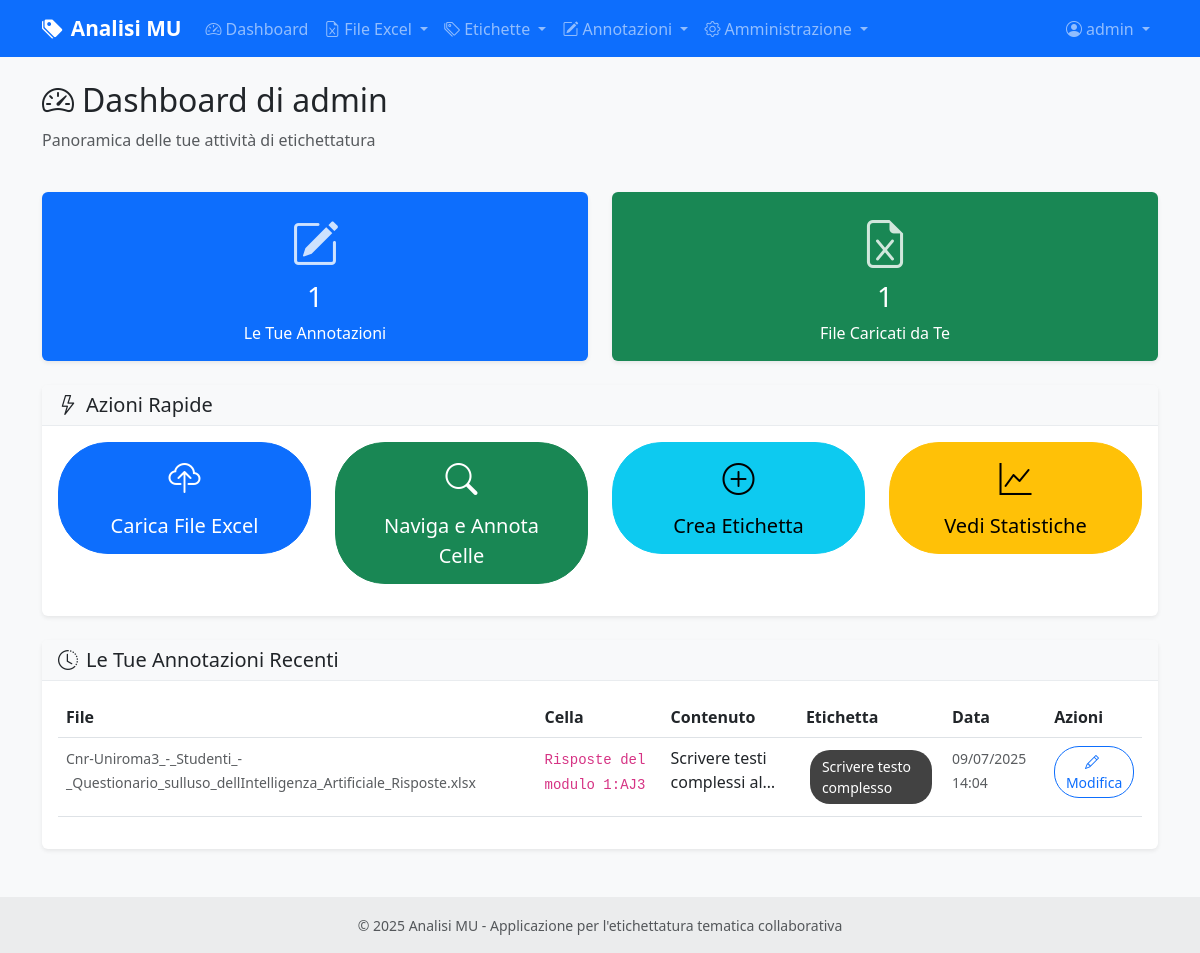
The page /dashboard (signed in) on the database its author committed.
### models.py (models this page shows, shortened)
class User(UserMixin, db.Model):
    id = db.Column(db.Integer, primary_key=True)
    username = db.Column(db.String(80), unique=True, nullable=False)
    email = db.Column(db.String(120), unique=True, nullable=False)
    password_hash = db.Column(db.String(255), nullable=False)
    role = db.Column(db.String(20), default='annotatore')  # 'amministratore' o 'annotatore'
    is_active = db.Column(db.Boolean, default=True)
    last_login = db.Column(db.DateTime)
    created_at = db.Column(db.DateTime, default=datetime.utcnow)
    updated_at = db.Column(db.DateTime, default=datetime.utcnow, onupdate=datetime.utcnow)
    annotations = db.relationship('CellAnnotation', foreign_keys='CellAnnotation.user_id', backref='user', lazy=True, cascade='all, delete-orphan')
    def can_manage_users(self):
        return self.role == 'amministratore'

class CellAnnotation(db.Model):
    id = db.Column(db.Integer, primary_key=True)
    text_cell_id = db.Column(db.Integer, db.ForeignKey('text_cell.id'), nullable=False)
    label_id = db.Column(db.Integer, db.ForeignKey('label.id'), nullable=False)
    user_id = db.Column(db.Integer, db.ForeignKey('user.id'), nullable=False)
    created_at = db.Column(db.DateTime, default=datetime.utcnow)
    updated_at = db.Column(db.DateTime, default=datetime.utcnow, onupdate=datetime.utcnow)
    is_ai_generated = db.Column(db.Boolean, default=False)
    ai_confidence = db.Column(db.Float)  # Confidence score 0-1
    ai_model = db.Column(db.String(100))  # Modello AI utilizzato
    ai_provider = db.Column(db.String(20))  # Provider AI (ollama/openrouter)
    status = db.Column(db.String(20), default='active')  # active, pending_review, rejected
    reviewed_by = db.Column(db.Integer, db.ForeignKey('user.id'))  # Chi ha approvato/rifiutato
    reviewed_at = db.Column(db.DateTime)
    text_cell = db.relationship('TextCell', backref='annotations')
    reviewer = db.relationship('User', foreign_keys=[reviewed_by])

class ExcelFile(db.Model):
    id = db.Column(db.Integer, primary_key=True)
    filename = db.Column(db.String(255), nullable=False)
    original_filename = db.Column(db.String(255), nullable=False)
    file_path = db.Column(db.String(500), nullable=False)
    uploaded_by = db.Column(db.Integer, db.ForeignKey('user.id'), nullable=False)
    uploaded_at = db.Column(db.DateTime, default=datetime.utcnow)
    uploader = db.relationship('User', backref='uploaded_files')
    text_cells = db.relationship('TextCell', backref='excel_file', lazy=True, cascade='all, delete-orphan')

class TextCell(db.Model):
    id = db.Column(db.Integer, primary_key=True)
    excel_file_id = db.Column(db.Integer, db.ForeignKey('excel_file.id'), nullable=False)
    sheet_name = db.Column(db.String(100), nullable=False)
    row_index = db.Column(db.Integer, nullable=False)
    column_index = db.Column(db.Integer, nullable=False)
    column_name = db.Column(db.String(100))
    text_content = db.Column(db.Text, nullable=False)
    created_at = db.Column(db.DateTime, default=datetime.utcnow)
    @property
    def cell_reference(self):
        from openpyxl.utils import get_column_letter
        return f"{get_column_letter(self.column_index + 1)}{self.row_index + 1}"

class Label(db.Model):
    id = db.Column(db.Integer, primary_key=True)
    name = db.Column(db.String(100), nullable=False, unique=True)
    description = db.Column(db.Text)
    category_id = db.Column(db.Integer, db.ForeignKey('category.id'), nullable=True)
    category = db.Column(db.String(50))  # Manteniamo per compatibilità, sarà deprecato
    color = db.Column(db.String(7), default='#007bff')  # Colore HEX
    created_at = db.Column(db.DateTime, default=datetime.utcnow)
    updated_at = db.Column(db.DateTime, default=datetime.utcnow, onupdate=datetime.utcnow)
    annotations = db.relationship('CellAnnotation', backref='label', lazy=True, cascade='all, delete-orphan')
    category_obj = db.relationship('Category', foreign_keys=[category_id], back_populates='labels')

### routes/main.py (the view)
@main_bp.route('/dashboard')
@login_required
def dashboard():
    user_stats = {
        'my_annotations': CellAnnotation.query.filter_by(user_id=current_user.id).count(),
        'my_files': ExcelFile.query.filter_by(uploaded_by=current_user.id).count(),
    }
    recent_annotations = db.session.query(CellAnnotation, TextCell, Label)\
        .join(TextCell)\
        .join(Label)\
        .filter(CellAnnotation.user_id == current_user.id)\
        .order_by(CellAnnotation.created_at.desc())\
        .limit(10)\
        .all()
    return render_template('main/dashboard.html',
                         user_stats=user_stats,
                         recent_annotations=recent_annotations)

### templates/main/dashboard.html (shortened to what this page needs)
{% extends "base.html" %}
{% block content %}
<div class="row mb-4">
    <div class="col-12">
        <h2>
            <i class="bi bi-speedometer2 me-2"></i>Dashboard di {{ current_user.username }}
        </h2>
        <p class="text-muted">Panoramica delle tue attività di etichettatura</p>
    </div>
</div>
<div class="row mb-4">
    <div class="col-md-6">
        <div class="card bg-primary text-white stat-card">
            <div class="card-body text-center">
                <i class="bi bi-pencil-square stat-icon mb-3"></i>
                <h3 class="card-title">{{ user_stats.my_annotations }}</h3>
                <p class="card-text">Le Tue Annotazioni</p>
            </div>
        </div>
    </div>
    <div class="col-md-6">
        <div class="card bg-success text-white stat-card">
            <div class="card-body text-center">
                <i class="bi bi-file-earmark-excel stat-icon mb-3"></i>
                <h3 class="card-title">{{ user_stats.my_files }}</h3>
                <p class="card-text">File Caricati da Te</p>
            </div>
        </div>
    </div>
</div>
<div class="row mb-4">
    <div class="col-12">
        <div class="card">
            <div class="card-header">
                <h5 class="mb-0">
                    <i class="bi bi-lightning me-2"></i>Azioni Rapide
                </h5>
            </div>
            <div class="card-body">
                <div class="row">
                    <div class="col-md-3">
                        <a href="{{ url_for('excel.upload') }}" class="btn btn-primary btn-lg w-100 mb-3">
                            <i class="bi bi-cloud-upload d-block mb-2" style="font-size: 2rem;"></i>
                            Carica File Excel
                        </a>
                    </div>
                    <div class="col-md-3">
                        <a href="{{ url_for('annotation.browse_annotations') }}" class="btn btn-success btn-lg w-100 mb-3">
                            <i class="bi bi-search d-block mb-2" style="font-size: 2rem;"></i>
                            Naviga e Annota Celle
                        </a>
                    </div>
                    <div class="col-md-3">
                        <a href="{{ url_for('labels.create_label') }}" class="btn btn-info btn-lg w-100 mb-3">
                            <i class="bi bi-plus-circle d-block mb-2" style="font-size: 2rem;"></i>
                            Crea Etichetta
                        </a>
                    </div>
                    <div class="col-md-3">
                        <a href="{{ url_for('annotation.statistics') }}" class="btn btn-warning btn-lg w-100 mb-3">
                            <i class="bi bi-graph-up d-block mb-2" style="font-size: 2rem;"></i>
                            Vedi Statistiche
                        </a>
                    </div>
                </div>
            </div>
        </div>
    </div>
</div>
<div class="row">
    <div class="col-12">
        <div class="card">
            <div class="card-header">
                <h5 class="mb-0">
                    <i class="bi bi-clock-history me-2"></i>Le Tue Annotazioni Recenti
                </h5>
            </div>
            <div class="card-body">
                {% if recent_annotations %}
                <div class="table-responsive">
                    <table class="table table-hover">
                        <thead>
                            <tr>
                                <th>File</th>
                                <th>Cella</th>
                                <th>Contenuto</th>
                                <th>Etichetta</th>
                                <th>Data</th>
                                <th>Azioni</th>
                            </tr>
                        </thead>
                        <tbody>
                            {% for annotation, cell, label in recent_annotations %}
                            <tr>
                                <td>
                                    <small class="text-muted">{{ cell.excel_file.original_filename }}</small>
                                </td>
                                <td>
                                    <code>{{ cell.sheet_name }}:{{ cell.cell_reference }}</code>
                                </td>
                                <td>
                                    <div class="text-truncate-2" style="max-width: 200px;" title="{{ cell.text_content }}">
                                        {{ cell.text_content }}
                                    </div>
                                </td>
                                <td>
                                    <span class="label-display" style="background-color: {{ label.color }};">
                                        {{ label.name }}
                                    </span>
                                </td>
                                <td>
                                    <small class="text-muted">{{ annotation.created_at.strftime('%d/%m/%Y %H:%M') }}</small>
                                </td>
                                <td>
                                    <a href="{{ url_for('annotation.annotate_cell', cell_id=cell.id) }}"
                                       class="btn btn-sm btn-outline-primary">
                                        <i class="bi bi-pencil me-1"></i>Modifica
                                    </a>
                                </td>
                            </tr>
                            {% endfor %}
                        </tbody>
                    </table>
                </div>
                {% endif %}
            </div>
        </div>
    </div>
</div>
{% endblock %}

### templates/base.html (shortened to what this page needs)
<!DOCTYPE html>
<html lang="it">
<head>
    <link href="https://cdn.jsdelivr.net/npm/bootstrap@5.3.0/dist/css/bootstrap.min.css" rel="stylesheet">
    <link href="https://cdn.jsdelivr.net/npm/bootstrap-icons@1.10.0/font/bootstrap-icons.css" rel="stylesheet">
    <link href="{{ url_for('static', filename='css/style.css') }}" rel="stylesheet">
</head>
<body>
    <nav class="navbar navbar-expand-lg navbar-dark bg-primary">
        <div class="container">
            <a class="navbar-brand" href="{{ url_for('main.index') }}">
                <i class="bi bi-tags-fill me-2"></i>Analisi MU
            </a>
            <div class="collapse navbar-collapse" id="navbarNav">
                <ul class="navbar-nav me-auto">
                    {% if current_user.is_authenticated %}
                    <li class="nav-item">
                        <a class="nav-link" href="{{ url_for('main.dashboard') }}">
                            <i class="bi bi-speedometer2 me-1"></i>Dashboard
                        </a>
                    </li>
                    <li class="nav-item dropdown">
                        <a class="nav-link dropdown-toggle" href="#" id="excelDropdown" role="button" data-bs-toggle="dropdown">
                            <i class="bi bi-file-earmark-excel me-1"></i>File Excel
                        </a>
                    </li>
                    <li class="nav-item dropdown">
                        <a class="nav-link dropdown-toggle" href="#" id="labelsDropdown" role="button" data-bs-toggle="dropdown">
                            <i class="bi bi-tags me-1"></i>Etichette
                        </a>
                    </li>
                    <li class="nav-item dropdown">
                        <a class="nav-link dropdown-toggle" href="#" id="annotationDropdown" role="button" data-bs-toggle="dropdown">
                            <i class="bi bi-pencil-square me-1"></i>Annotazioni
                        </a>
                    </li>
                    {% if current_user.can_manage_users() %}
                    <li class="nav-item dropdown">
                        <a class="nav-link dropdown-toggle" href="#" id="adminDropdown" role="button" data-bs-toggle="dropdown">
                            <i class="bi bi-gear me-1"></i>Amministrazione
                        </a>
                    </li>
                    {% endif %}
                    {% endif %}
                </ul>
                <ul class="navbar-nav">
                    {% if current_user.is_authenticated %}
                    <li class="nav-item dropdown">
                        <a class="nav-link dropdown-toggle" href="#" id="userDropdown" role="button" data-bs-toggle="dropdown">
                            <i class="bi bi-person-circle me-1"></i>{{ current_user.username }}
                        </a>
                    </li>
                    {% endif %}
                </ul>
            </div>
        </div>
    </nav>
    <main class="container my-4">
        {% block content %}{% endblock %}
    </main>
    <footer class="bg-light text-center text-lg-start mt-5">
        <div class="text-center p-3" style="background-color: rgba(0, 0, 0, 0.05);">
            <small class="text-muted">
                © 2025 Analisi MU - Applicazione per l'etichettatura tematica collaborativa
            </small>
        </div>
    </footer>
</body>
</html>

### static/css/style.css (style rules this page uses)
:root { --primary-color: #007bff; --success-color: #28a745; --warning-color: #ffc107; --danger-color: #dc3545; --info-color: #17a2b8; --light-color: #f8f9fa; --dark-color: #343a40; }
body { font-family: 'Segoe UI', Tahoma, Geneva, Verdana, sans-serif; background-color: #f8f9fa; }
.navbar-brand { font-weight: 600; font-size: 1.3rem; }
.card { border: none; box-shadow: 0 0.125rem 0.25rem rgba(0, 0, 0, 0.075); transition: box-shadow 0.15s ease-in-out; }
.card-header { background-color: #f8f9fa; border-bottom: 1px solid #e9ecef; font-weight: 600; }
.label-display { display: inline-block; padding: 0.375rem 0.75rem; margin: 0.25rem; border-radius: 20px; font-size: 0.875rem; font-weight: 500; color: white; text-decoration: none; transition: all 0.2s ease; }
.btn { border-radius: 50px; font-weight: 500; transition: all 0.2s ease; }
.btn-sm { border-radius: 25px; }
.btn-lg { border-radius: 50px; padding: 0.75rem 2rem; }
.stat-card { transition: all 0.3s ease; }
.stat-icon { font-size: 3rem; opacity: 0.8; }
footer { margin-top: auto; }
.text-truncate-2 { display: -webkit-box; -webkit-line-clamp: 2; -webkit-box-orient: vertical; overflow: hidden; }

### rows shown on the page
User: username "admin"
CellAnnotation: excel_file.original_filename "Cnr-Uniroma3_-_Studenti_-_Questionario_sulluso_dellIntelligenza_Artificiale_Risposte.xlsx", sheet_name "Risposte del modulo 1", cell_reference "AJ3", text_content "Scrivere testi complessi…", name "Scrivere testo complesso", created_at "09/07/2025 14:04"

### other values the page prints
{{ user_stats.my_annotations }} "1"
{{ user_stats.my_files }} "1"
